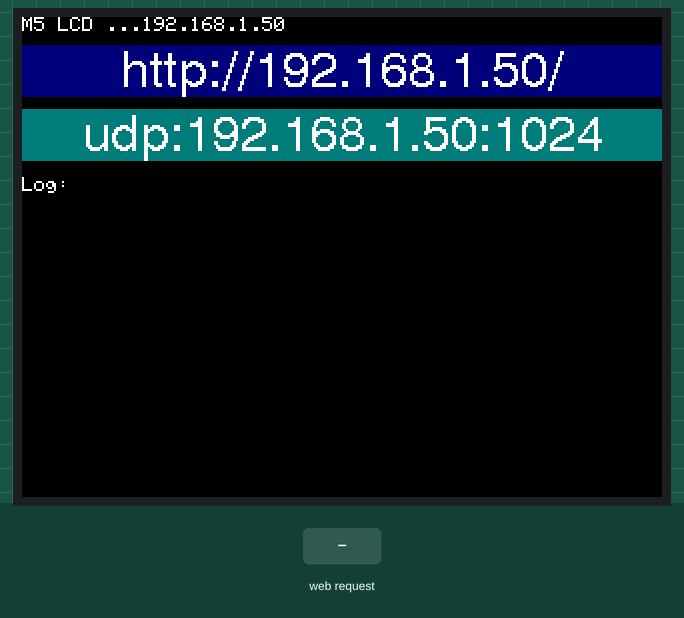
The sketch below on a simulated ESP32-C3. Parts: 320×240 colour display. Inputs (shaded band) come from the test bench. WiFi joins after 1.5 s; servers stay silent unless stated.

Above: at 2.8 s.
2.9 s: HTTP request GET / received
At 3.8 s:
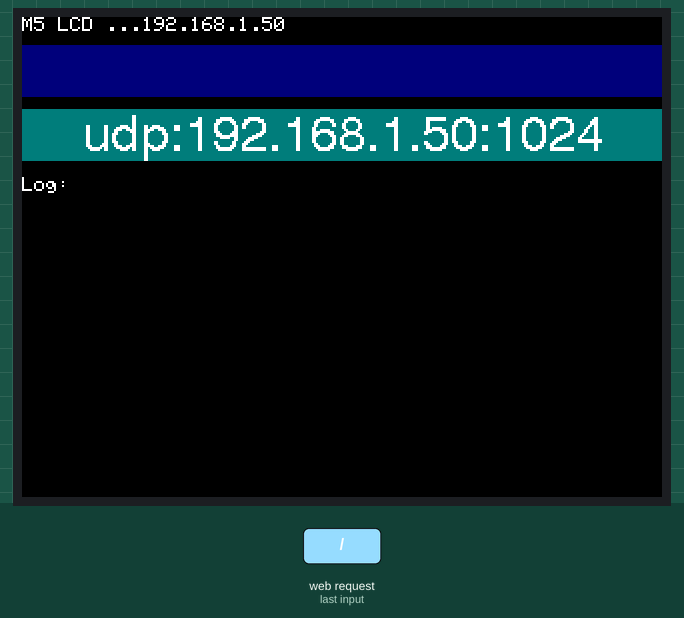
4.4 s: HTTP request GET /?TEXT=1 received
Timing chart, 0 to 7.4 s (numbered marks = the images above; inputs shaded):
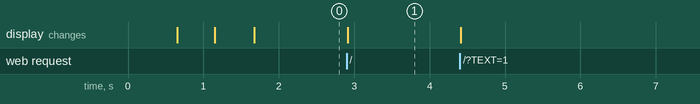

Measured:
- after the input at 2.9 s, the display: changes at once (image 1)

The sketch:

ex04_lcd.ino
```cpp
// (licence header left out)
#include <M5Core2.h>                            // M5Stack用ライブラリの組み込み
#include <WiFi.h>                               // ESP32用WiFiライブラリ
#include <WiFiUdp.h>                            // UDP通信を行うライブラリ
#include <WebServer.h>                          // HTTPサーバ用ライブラリ

#define SSID "1234ABCD"                         // 無線LANアクセスポイントSSID
#define PASS "password"                         // パスワード
#define PORT 1024                               // 受信ポート番号

WebServer server(80);                           // Webサーバ(ポート80=HTTP)定義

void handleRoot(){
    String rx, tx;                              // 受信用,送信用文字列
    if(server.hasArg("TEXT")){                  // クエリTEXTが含まれていた時
        rx = server.arg("TEXT").substring(0,53); // クエリ値を文字変数rxへ代入
    }
    tx = getHtml(rx);                           // HTMLコンテンツを取得
    server.send(200, "text/html", tx);          // HTMLコンテンツを送信
    M5.Lcd.fillRect(0, 14, 320, 26, NAVY);      // LCDの前回表示位置の消去
    M5.Lcd.drawCentreString(rx, 160, 16, 4);    // 受信した文字列をLCDに表示する
    lcd_log(rx);                                // LCDにログ表示する
}

#define LCD_ORIGIN_Y 80                         // 表示開始位置
#define LCD_LINES   (240 - LCD_ORIGIN_Y)/8      // 表示可能な行数

int lcd_line = 0;                               // 現在の表示位置(行)
char lcd_buf[LCD_LINES][54];                    // LCDスクロール表示用バッファ

void lcd_log(String S){                         // LCDにログを表示する
    lcd_line++;                                 // 次の行に繰り上げる
    if(lcd_line >= LCD_LINES){                  // 行末を超えたとき
        lcd_line = LCD_LINES - 1;               // 行末に戻す
        for(int y=1;y<LCD_LINES;y++){           // 1行分、上にスクロールする処理
            int org_y = 8*(y-1)+LCD_ORIGIN_Y;   // 文字を表示する位置を算出
            M5.Lcd.fillRect(0, org_y, 320, 8, BLACK);
            M5.Lcd.setCursor(0, org_y);
            M5.Lcd.print(lcd_buf[y]);           // バッファ内のデータを表示する
            memcpy(lcd_buf[y-1],lcd_buf[y],54); // バッファ内データを1行分移動
        }
    }
    M5.Lcd.fillRect(0, 8*lcd_line+LCD_ORIGIN_Y, 320, 8, BLACK);
    M5.Lcd.setCursor(0, 8*lcd_line+LCD_ORIGIN_Y); // 現在の文字表示位置に移動
    M5.Lcd.print(S.substring(0,53));            // 53文字までを表示
    S.toCharArray(lcd_buf[lcd_line],54);        // 配列型変換(最大長時\0付与有)
}

String ip2s(uint32_t ip){                       // IPアドレスを文字列に変換
    String S;
    for(int i=0;i<=3;i++){
        S += String((ip>>(8*i))%256);
        if(i<3) S += ".";
    }
    return S;
}

WiFiUDP udp;                                    // UDP通信用のインスタンスを定義

void setup(){                                   // 起動時に一度だけ実行する関数
    M5.begin();                                 // M5Stack用ライブラリの起動
    M5.Lcd.setBrightness(31);                   // 輝度を下げる（省エネ化）
    M5.Lcd.setTextColor(WHITE);                 // 文字色を白(背景なし)に設定
    M5.Lcd.print("M5 LCD ");                    // 「M5 LCD」をLCDに出力

    WiFi.mode(WIFI_STA);                        // 無線LANをSTAモードに設定
    WiFi.begin(SSID,PASS);                      // 無線LANアクセスポイントへ接続
    while(WiFi.status() != WL_CONNECTED){       // 接続に成功するまで待つ
        M5.Lcd.print(".");                      // 「.」をLCD表示
        delay(500);                             // 待ち時間処理
    }
    IPAddress ip = WiFi.localIP();              // 本機のIPアドレスを変数に代入
    M5.Lcd.println(ip);                         // IPアドレスを液晶に表示
    M5.Lcd.fillRect(0, 14, 320, 26, NAVY);      // LCDの前回表示位置の消去
    M5.Lcd.fillRect(0, 46, 320, 26, DARKCYAN);  // LCDの前回表示位置の消去
    M5.Lcd.drawCentreString("http://"+ip2s(ip)+"/", 160, 16, 4);
    M5.Lcd.drawCentreString("udp:"+ip2s(ip)+":"+String(PORT), 160, 48, 4);
    server.on("/", handleRoot);                 // HTTP接続時コールバック先設定
    server.begin();                             // Web サーバを起動する
    udp.begin(PORT);                            // UDP通信御開始
    M5.Lcd.drawString("Log:", 0, LCD_ORIGIN_Y); // ログ表示
}

void loop(){                                    // 繰り返し実行する関数
    server.handleClient();                      // クライアントからWebサーバ呼出
    char lcd[54];                               // 表示用変数(54バイト53文字)
    memset(lcd, 0, 54);                         // 文字列変数lcd初期化(54バイト)
    int len = udp.parsePacket();                // 受信パケット長を変数lenに代入
    if(len==0)return;                           // 未受信のときはloop()の先頭に
    udp.read(lcd, 53);                          // 受信データを文字列変数lcdへ
    udp.flush();                                // 受信できなかったデータを破棄
    M5.Lcd.fillRect(0, 46, 320, 26, DARKCYAN);  // LCDの前回表示位置の消去
    M5.Lcd.drawCentreString(lcd, 160, 48, 4);   // 受信した文字列をLCDに表示する
    lcd_log(lcd);                               // LCDにログ表示する
}

/*******************************************************************************
【参考文献】
Arduino IDE 開発環境イントール方法：
https://docs.m5stack.com/en/quick_start/core2/arduino

M5Stack Arduino Library API 情報：
https://docs.m5stack.com/en/api/core2/system

【引用コード】
https://github.com/bokunimowakaru/esp/tree/master/2_example/example05_lcd
https://github.com/bokunimowakaru/esp/tree/master/2_example/example18_lcd
https://github.com/bokunimowakaru/esp/tree/master/2_example/example37_lcd
https://github.com/bokunimowakaru/esp/tree/master/2_example/example50_lcd
https://github.com/bokunimowakaru/esp32c3/tree/master/learning/ex04_lcd
*******************************************************************************/
```

get_html.ino
```cpp
// (licence header left out)
#define _html_size 777 + 32 + 32 + 64

String getHtml(String rx){
    char html[_html_size],s[65],s_ip[16];
    uint32_t ip = WiFi.localIP();
    sprintf(s_ip,"%d.%d.%d.%d",
        ip & 255,
        ip>>8 & 255,
        ip>>16 & 255,
        ip>>24
    );
    snprintf(html,_html_size,"<html>\n<head><title>Wi-Fi コンシェルジェ 掲示板担当</title>\n");
    strcat(html,"<meta http-equiv=\"Content-type\" content=\"text/html; charset=UTF-8\">");
    strcat(html,"</head>");
    strcat(html,"<body>");
    strcat(html,"<h3>LCD STATUS</h3>");
    strcat(html,"<p>");
    rx.toCharArray(s, 64);
    strcat(html,s);
    strcat(html,"</p>");
    strcat(html,"<hr>");
    strcat(html,"<h3>HTTP GET</h3>");
    sprintf(html,"%s<p>http://%s/?TEXT=文字列</p>",html,s_ip);
    sprintf(s,"<form method=\"GET\" action=\"http://%s/\">",s_ip);
    sprintf(html,"%s%s<input type=\"submit\" name=\"TEXT\" value=\"Hello\"></form>",html,s);
    sprintf(html,"%s%s<input type=\"text\" name=\"TEXT\" value=\"\">",html,s);
    strcat(html,"<input type=\"submit\" value=\"送信\">");
    strcat(html,"</form>");
    strcat(html,"<hr>");
    strcat(html,"<h3>HTTP POST</h3>");
    sprintf(s,"<form method=\"POST\" action=\"http://%s/\">",s_ip);
    sprintf(html,"%s%s<input type=\"submit\" name=\"TEXT\" value=\"Hello\"></form>",html,s);
    sprintf(html,"%s%s<input type=\"text\" name=\"TEXT\" value=\"\">",html,s);
    strcat(html,"<input type=\"submit\" value=\"送信\">");
    strcat(html,"</form>");
    strcat(html,"</body>");
    strcat(html,"</html>");
    // Serial.println("sizeof(html)=" + String(strlen(html)+1));
    // 00:59:00.291 -> sizeof(html)=777
    // 00:59:00.291 -> ｴﾚｷｼﾞｬｯｸIoT CQpb
    return String(html);

    /*
    String S;
    char s[65],s_ip[16];
    uint32_t ip = WiFi.localIP();

    sprintf(s_ip,"%d.%d.%d.%d",
        ip & 255,
        ip>>8 & 255,
        ip>>16 & 255,
        ip>>24
    );
    S = "<html>";
    S += "<head><title>Wi-Fi コンシェルジェ 掲示板担当</title>";
    S += "<meta http-equiv=\"Content-type\" content=\"text/html; charset=UTF-8\">";
    S += "</head>";
    S += "<body>";
    S += "<h3>LCD STATUS</h3>";
    S += "<p>";
    S += rx;
    S += "</p>";
    S += "<hr>";
    S += "<h3>HTTP GET</h3>";
    S += "<p>http://";
    S += String(s_ip);
    S += "/?TEXT=文字列</p>";
    sprintf(s,"<form method=\"GET\" action=\"http://%s/\">",s_ip);
    S += String(s);
    S += "<input type=\"submit\" name=\"TEXT\" value=\"Hello\">";
    S += "</form>";
    S += String(s);
    S += "<input type=\"text\" name=\"TEXT\" value=\"\">";
    S += "<input type=\"submit\" value=\"送信\">";
    S += "</form>";
    S += "<hr>";
    S += "<h3>HTTP POST</h3>";
    sprintf(s,"<form method=\"POST\" action=\"http://%s/\">",s_ip);
    S += String(s);
    S += "<input type=\"submit\" name=\"TEXT\" value=\"Hello\">";
    S += "</form>";
    S += String(s);
    S += "<input type=\"text\" name=\"TEXT\" value=\"\">";
    S += "<input type=\"submit\" value=\"送信\">";
    S += "</form>";
    S += "</body>";
    S += "</html>";
    return S;
    */
}
```
